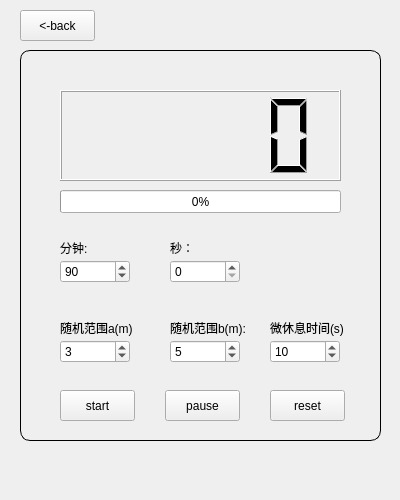
<?xml version="1.0" encoding="UTF-8"?>
<ui version="4.0">
 <class>Form</class>
 <widget class="QWidget" name="Form">
  <property name="geometry">
   <rect>
    <x>0</x>
    <y>0</y>
    <width>400</width>
    <height>500</height>
   </rect>
  </property>
  <property name="minimumSize">
   <size>
    <width>400</width>
    <height>500</height>
   </size>
  </property>
  <property name="maximumSize">
   <size>
    <width>400</width>
    <height>500</height>
   </size>
  </property>
  <property name="windowTitle">
   <string>Form</string>
  </property>
  <widget class="QPushButton" name="pauseBtn">
   <property name="geometry">
    <rect>
     <x>165</x>
     <y>390</y>
     <width>75</width>
     <height>31</height>
    </rect>
   </property>
   <property name="styleSheet">
    <string notr="true"/>
   </property>
   <property name="text">
    <string>pause</string>
   </property>
  </widget>
  <widget class="QSpinBox" name="minSpin">
   <property name="geometry">
    <rect>
     <x>60</x>
     <y>260</y>
     <width>70</width>
     <height>23</height>
    </rect>
   </property>
   <property name="styleSheet">
    <string notr="true"/>
   </property>
   <property name="value">
    <number>90</number>
   </property>
  </widget>
  <widget class="QPushButton" name="resetBtn">
   <property name="geometry">
    <rect>
     <x>270</x>
     <y>390</y>
     <width>75</width>
     <height>31</height>
    </rect>
   </property>
   <property name="styleSheet">
    <string notr="true"/>
   </property>
   <property name="text">
    <string>reset</string>
   </property>
  </widget>
  <widget class="QSpinBox" name="secSpin">
   <property name="geometry">
    <rect>
     <x>170</x>
     <y>260</y>
     <width>70</width>
     <height>23</height>
    </rect>
   </property>
  </widget>
  <widget class="QPushButton" name="startBtn">
   <property name="geometry">
    <rect>
     <x>60</x>
     <y>390</y>
     <width>75</width>
     <height>31</height>
    </rect>
   </property>
   <property name="styleSheet">
    <string notr="true"/>
   </property>
   <property name="text">
    <string>start</string>
   </property>
  </widget>
  <widget class="QProgressBar" name="progressBar">
   <property name="geometry">
    <rect>
     <x>60</x>
     <y>190</y>
     <width>281</width>
     <height>23</height>
    </rect>
   </property>
   <property name="value">
    <number>0</number>
   </property>
  </widget>
  <widget class="QLCDNumber" name="lcd">
   <property name="geometry">
    <rect>
     <x>60</x>
     <y>90</y>
     <width>281</width>
     <height>91</height>
    </rect>
   </property>
  </widget>
  <widget class="QFrame" name="frame">
   <property name="geometry">
    <rect>
     <x>20</x>
     <y>50</y>
     <width>361</width>
     <height>391</height>
    </rect>
   </property>
   <property name="styleSheet">
    <string notr="true">border:1px solid black;
border-radius:10px;</string>
   </property>
   <property name="frameShape">
    <enum>QFrame::Shape::StyledPanel</enum>
   </property>
   <property name="frameShadow">
    <enum>QFrame::Shadow::Raised</enum>
   </property>
  </widget>
  <widget class="QSpinBox" name="randomASpin">
   <property name="geometry">
    <rect>
     <x>60</x>
     <y>340</y>
     <width>70</width>
     <height>23</height>
    </rect>
   </property>
   <property name="styleSheet">
    <string notr="true"/>
   </property>
   <property name="value">
    <number>3</number>
   </property>
  </widget>
  <widget class="QSpinBox" name="randomBSpin">
   <property name="geometry">
    <rect>
     <x>170</x>
     <y>340</y>
     <width>70</width>
     <height>23</height>
    </rect>
   </property>
   <property name="styleSheet">
    <string notr="true"/>
   </property>
   <property name="value">
    <number>5</number>
   </property>
  </widget>
  <widget class="QSpinBox" name="restTimeSpin">
   <property name="geometry">
    <rect>
     <x>270</x>
     <y>340</y>
     <width>70</width>
     <height>23</height>
    </rect>
   </property>
   <property name="styleSheet">
    <string notr="true"/>
   </property>
   <property name="value">
    <number>10</number>
   </property>
  </widget>
  <widget class="QLabel" name="minLabel">
   <property name="geometry">
    <rect>
     <x>60</x>
     <y>240</y>
     <width>53</width>
     <height>15</height>
    </rect>
   </property>
   <property name="text">
    <string>分钟:</string>
   </property>
  </widget>
  <widget class="QLabel" name="secLabel">
   <property name="geometry">
    <rect>
     <x>170</x>
     <y>240</y>
     <width>53</width>
     <height>15</height>
    </rect>
   </property>
   <property name="text">
    <string>秒：</string>
   </property>
  </widget>
  <widget class="QLabel" name="randomALabel">
   <property name="geometry">
    <rect>
     <x>60</x>
     <y>320</y>
     <width>81</width>
     <height>16</height>
    </rect>
   </property>
   <property name="text">
    <string>随机范围a(m)</string>
   </property>
  </widget>
  <widget class="QLabel" name="randomBLabel">
   <property name="geometry">
    <rect>
     <x>170</x>
     <y>320</y>
     <width>81</width>
     <height>16</height>
    </rect>
   </property>
   <property name="text">
    <string>随机范围b(m):</string>
   </property>
  </widget>
  <widget class="QLabel" name="restTimeLabel">
   <property name="geometry">
    <rect>
     <x>270</x>
     <y>320</y>
     <width>81</width>
     <height>16</height>
    </rect>
   </property>
   <property name="text">
    <string>微休息时间(s)</string>
   </property>
  </widget>
  <widget class="QPushButton" name="back2homeBtn">
   <property name="geometry">
    <rect>
     <x>20</x>
     <y>10</y>
     <width>75</width>
     <height>31</height>
    </rect>
   </property>
   <property name="styleSheet">
    <string notr="true"/>
   </property>
   <property name="text">
    <string>&lt;-back</string>
   </property>
  </widget>
  <zorder>frame</zorder>
  <zorder>pauseBtn</zorder>
  <zorder>minSpin</zorder>
  <zorder>resetBtn</zorder>
  <zorder>secSpin</zorder>
  <zorder>startBtn</zorder>
  <zorder>progressBar</zorder>
  <zorder>lcd</zorder>
  <zorder>randomASpin</zorder>
  <zorder>randomBSpin</zorder>
  <zorder>restTimeSpin</zorder>
  <zorder>minLabel</zorder>
  <zorder>secLabel</zorder>
  <zorder>randomALabel</zorder>
  <zorder>randomBLabel</zorder>
  <zorder>restTimeLabel</zorder>
  <zorder>back2homeBtn</zorder>
 </widget>
 <resources/>
 <connections/>
</ui>
